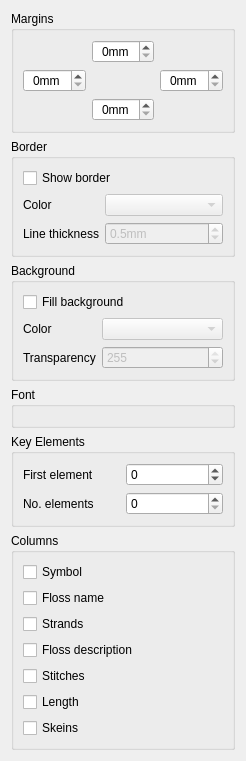
<?xml version="1.0" encoding="UTF-8"?>
<ui version="4.0">
 <class>KeyElement</class>
 <widget class="QWidget" name="KeyElement">
  <property name="geometry">
   <rect>
    <x>0</x>
    <y>0</y>
    <width>246</width>
    <height>729</height>
   </rect>
  </property>
  <property name="windowTitle">
   <string>Key Element Properties</string>
  </property>
  <layout class="QVBoxLayout" name="verticalLayout">
   <item>
    <widget class="QGroupBox" name="groupBox_4">
     <property name="title">
      <string>Margins</string>
     </property>
     <layout class="QGridLayout" name="gridLayout_3">
      <item row="0" column="0">
       <spacer name="horizontalSpacer">
        <property name="orientation">
         <enum>Qt::Horizontal</enum>
        </property>
        <property name="sizeHint" stdset="0">
         <size>
          <width>58</width>
          <height>20</height>
         </size>
        </property>
       </spacer>
      </item>
      <item row="0" column="1">
       <widget class="QSpinBox" name="MarginTop">
        <property name="toolTip">
         <string>Top margin in mm</string>
        </property>
        <property name="alignment">
         <set>Qt::AlignCenter</set>
        </property>
        <property name="suffix">
         <string>mm</string>
        </property>
        <property name="maximum">
         <number>20</number>
        </property>
       </widget>
      </item>
      <item row="0" column="2">
       <spacer name="horizontalSpacer_2">
        <property name="orientation">
         <enum>Qt::Horizontal</enum>
        </property>
        <property name="sizeHint" stdset="0">
         <size>
          <width>58</width>
          <height>20</height>
         </size>
        </property>
       </spacer>
      </item>
      <item row="1" column="0">
       <widget class="QSpinBox" name="MarginLeft">
        <property name="toolTip">
         <string>Left margin in mm</string>
        </property>
        <property name="alignment">
         <set>Qt::AlignCenter</set>
        </property>
        <property name="suffix">
         <string>mm</string>
        </property>
        <property name="maximum">
         <number>20</number>
        </property>
       </widget>
      </item>
      <item row="1" column="1">
       <spacer name="horizontalSpacer_3">
        <property name="orientation">
         <enum>Qt::Horizontal</enum>
        </property>
        <property name="sizeHint" stdset="0">
         <size>
          <width>58</width>
          <height>20</height>
         </size>
        </property>
       </spacer>
      </item>
      <item row="1" column="2">
       <widget class="QSpinBox" name="MarginRight">
        <property name="toolTip">
         <string>Right margin in mm</string>
        </property>
        <property name="alignment">
         <set>Qt::AlignCenter</set>
        </property>
        <property name="suffix">
         <string>mm</string>
        </property>
        <property name="maximum">
         <number>20</number>
        </property>
       </widget>
      </item>
      <item row="2" column="0">
       <spacer name="horizontalSpacer_4">
        <property name="orientation">
         <enum>Qt::Horizontal</enum>
        </property>
        <property name="sizeHint" stdset="0">
         <size>
          <width>58</width>
          <height>20</height>
         </size>
        </property>
       </spacer>
      </item>
      <item row="2" column="1">
       <widget class="QSpinBox" name="MarginBottom">
        <property name="toolTip">
         <string>Bottom margin in mm</string>
        </property>
        <property name="alignment">
         <set>Qt::AlignCenter</set>
        </property>
        <property name="suffix">
         <string>mm</string>
        </property>
        <property name="maximum">
         <number>20</number>
        </property>
       </widget>
      </item>
      <item row="2" column="2">
       <spacer name="horizontalSpacer_5">
        <property name="orientation">
         <enum>Qt::Horizontal</enum>
        </property>
        <property name="sizeHint" stdset="0">
         <size>
          <width>58</width>
          <height>20</height>
         </size>
        </property>
       </spacer>
      </item>
     </layout>
    </widget>
   </item>
   <item>
    <widget class="QGroupBox" name="groupBox_2">
     <property name="title">
      <string>Border</string>
     </property>
     <layout class="QVBoxLayout" name="verticalLayout_4">
      <item>
       <widget class="QCheckBox" name="ShowBorder">
        <property name="text">
         <string>Show border</string>
        </property>
       </widget>
      </item>
      <item>
       <layout class="QFormLayout" name="formLayout_2">
        <item row="0" column="0">
         <widget class="QLabel" name="label_2">
          <property name="text">
           <string comment="Label for color value">Color</string>
          </property>
         </widget>
        </item>
        <item row="0" column="1">
         <widget class="KColorCombo" name="BorderColor">
          <property name="enabled">
           <bool>false</bool>
          </property>
         </widget>
        </item>
        <item row="1" column="0">
         <widget class="QLabel" name="label_3">
          <property name="text">
           <string>Line thickness</string>
          </property>
         </widget>
        </item>
        <item row="1" column="1">
         <widget class="QDoubleSpinBox" name="BorderThickness">
          <property name="enabled">
           <bool>false</bool>
          </property>
          <property name="toolTip">
           <string>Thickness of the border in 1/10 mm</string>
          </property>
          <property name="prefix">
           <string/>
          </property>
          <property name="suffix">
           <string>mm</string>
          </property>
          <property name="decimals">
           <number>1</number>
          </property>
          <property name="minimum">
           <double>0.100000000000000</double>
          </property>
          <property name="maximum">
           <double>10.000000000000000</double>
          </property>
          <property name="singleStep">
           <double>0.100000000000000</double>
          </property>
          <property name="value">
           <double>0.500000000000000</double>
          </property>
         </widget>
        </item>
       </layout>
      </item>
     </layout>
    </widget>
   </item>
   <item>
    <widget class="QGroupBox" name="groupBox_3">
     <property name="title">
      <string comment="Groupbox title for background properties">Background</string>
     </property>
     <layout class="QVBoxLayout" name="verticalLayout_3">
      <item>
       <widget class="QCheckBox" name="FillBackground">
        <property name="text">
         <string>Fill background</string>
        </property>
       </widget>
      </item>
      <item>
       <layout class="QFormLayout" name="formLayout">
        <item row="0" column="0">
         <widget class="QLabel" name="label_4">
          <property name="text">
           <string comment="Label for color value">Color</string>
          </property>
         </widget>
        </item>
        <item row="0" column="1">
         <widget class="KColorCombo" name="BackgroundColor">
          <property name="enabled">
           <bool>false</bool>
          </property>
         </widget>
        </item>
        <item row="1" column="0">
         <widget class="QLabel" name="label_5">
          <property name="text">
           <string>Transparency</string>
          </property>
         </widget>
        </item>
        <item row="1" column="1">
         <widget class="QSpinBox" name="BackgroundTransparency">
          <property name="enabled">
           <bool>false</bool>
          </property>
          <property name="maximum">
           <number>255</number>
          </property>
          <property name="value">
           <number>255</number>
          </property>
         </widget>
        </item>
       </layout>
      </item>
     </layout>
    </widget>
   </item>
   <item>
    <widget class="QGroupBox" name="groupBox_5">
     <property name="title">
      <string>Font</string>
     </property>
     <layout class="QHBoxLayout" name="horizontalLayout">
      <item>
       <widget class="KFontRequester" name="KeyFont" native="true"/>
      </item>
     </layout>
    </widget>
   </item>
   <item>
    <widget class="QGroupBox" name="groupBox_6">
     <property name="title">
      <string>Key Elements</string>
     </property>
     <layout class="QVBoxLayout" name="verticalLayout_5">
      <item>
       <layout class="QGridLayout" name="gridLayout">
        <item row="0" column="0">
         <widget class="QLabel" name="label">
          <property name="text">
           <string>First element</string>
          </property>
         </widget>
        </item>
        <item row="0" column="1">
         <widget class="QSpinBox" name="IndexStart">
          <property name="toolTip">
           <string>The first line of the key to display</string>
          </property>
          <property name="minimum">
           <number>-1</number>
          </property>
          <property name="maximum">
           <number>1000</number>
          </property>
         </widget>
        </item>
        <item row="1" column="0">
         <widget class="QLabel" name="label_6">
          <property name="text">
           <string>No. elements</string>
          </property>
         </widget>
        </item>
        <item row="1" column="1">
         <widget class="QSpinBox" name="IndexCount">
          <property name="toolTip">
           <string>The number of key elements to display (0 for all)</string>
          </property>
          <property name="minimum">
           <number>0</number>
          </property>
          <property name="maximum">
           <number>1000</number>
          </property>
          <property name="value">
           <number>0</number>
          </property>
         </widget>
        </item>
       </layout>
      </item>
     </layout>
    </widget>
   </item>
   <item>
    <widget class="QGroupBox" name="groupBox">
     <property name="title">
      <string>Columns</string>
     </property>
     <layout class="QVBoxLayout" name="verticalLayout_2">
      <item>
       <widget class="QCheckBox" name="SymbolColumn">
        <property name="text">
         <string>Symbol</string>
        </property>
       </widget>
      </item>
      <item>
       <widget class="QCheckBox" name="FlossNameColumn">
        <property name="text">
         <string>Floss name</string>
        </property>
       </widget>
      </item>
      <item>
       <widget class="QCheckBox" name="StrandsColumn">
        <property name="text">
         <string>Strands</string>
        </property>
       </widget>
      </item>
      <item>
       <widget class="QCheckBox" name="FlossDescriptionColumn">
        <property name="text">
         <string>Floss description</string>
        </property>
       </widget>
      </item>
      <item>
       <widget class="QCheckBox" name="StitchesColumn">
        <property name="text">
         <string>Stitches</string>
        </property>
       </widget>
      </item>
      <item>
       <widget class="QCheckBox" name="LengthColumn">
        <property name="text">
         <string>Length</string>
        </property>
       </widget>
      </item>
      <item>
       <widget class="QCheckBox" name="SkeinsColumn">
        <property name="text">
         <string>Skeins</string>
        </property>
       </widget>
      </item>
     </layout>
    </widget>
   </item>
  </layout>
 </widget>
 <customwidgets>
  <customwidget>
   <class>KFontRequester</class>
   <extends>QWidget</extends>
   <header>kfontrequester.h</header>
  </customwidget>
  <customwidget>
   <class>KColorCombo</class>
   <extends>QComboBox</extends>
   <header>kcolorcombo.h</header>
  </customwidget>
 </customwidgets>
 <tabstops>
  <tabstop>MarginTop</tabstop>
  <tabstop>MarginLeft</tabstop>
  <tabstop>MarginRight</tabstop>
  <tabstop>MarginBottom</tabstop>
  <tabstop>ShowBorder</tabstop>
  <tabstop>BorderColor</tabstop>
  <tabstop>BorderThickness</tabstop>
  <tabstop>FillBackground</tabstop>
  <tabstop>BackgroundColor</tabstop>
  <tabstop>BackgroundTransparency</tabstop>
  <tabstop>SymbolColumn</tabstop>
  <tabstop>FlossNameColumn</tabstop>
  <tabstop>StrandsColumn</tabstop>
  <tabstop>FlossDescriptionColumn</tabstop>
  <tabstop>StitchesColumn</tabstop>
  <tabstop>LengthColumn</tabstop>
  <tabstop>SkeinsColumn</tabstop>
 </tabstops>
 <resources/>
 <connections>
  <connection>
   <sender>FillBackground</sender>
   <signal>toggled(bool)</signal>
   <receiver>BackgroundColor</receiver>
   <slot>setEnabled(bool)</slot>
   <hints>
    <hint type="sourcelabel">
     <x>58</x>
     <y>291</y>
    </hint>
    <hint type="destinationlabel">
     <x>166</x>
     <y>320</y>
    </hint>
   </hints>
  </connection>
  <connection>
   <sender>FillBackground</sender>
   <signal>toggled(bool)</signal>
   <receiver>BackgroundTransparency</receiver>
   <slot>setEnabled(bool)</slot>
   <hints>
    <hint type="sourcelabel">
     <x>32</x>
     <y>296</y>
    </hint>
    <hint type="destinationlabel">
     <x>158</x>
     <y>349</y>
    </hint>
   </hints>
  </connection>
  <connection>
   <sender>ShowBorder</sender>
   <signal>toggled(bool)</signal>
   <receiver>BorderColor</receiver>
   <slot>setEnabled(bool)</slot>
   <hints>
    <hint type="sourcelabel">
     <x>26</x>
     <y>171</y>
    </hint>
    <hint type="destinationlabel">
     <x>150</x>
     <y>200</y>
    </hint>
   </hints>
  </connection>
  <connection>
   <sender>ShowBorder</sender>
   <signal>toggled(bool)</signal>
   <receiver>BorderThickness</receiver>
   <slot>setEnabled(bool)</slot>
   <hints>
    <hint type="sourcelabel">
     <x>43</x>
     <y>173</y>
    </hint>
    <hint type="destinationlabel">
     <x>151</x>
     <y>225</y>
    </hint>
   </hints>
  </connection>
 </connections>
</ui>
